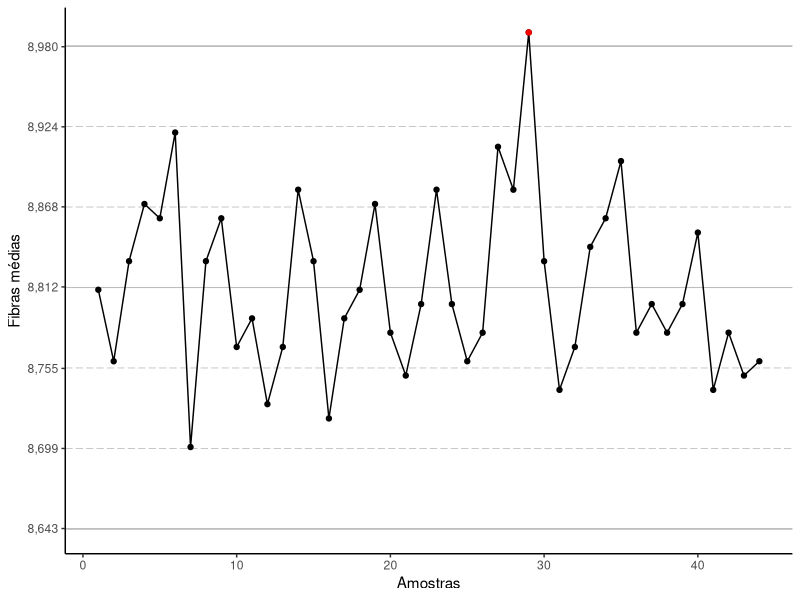
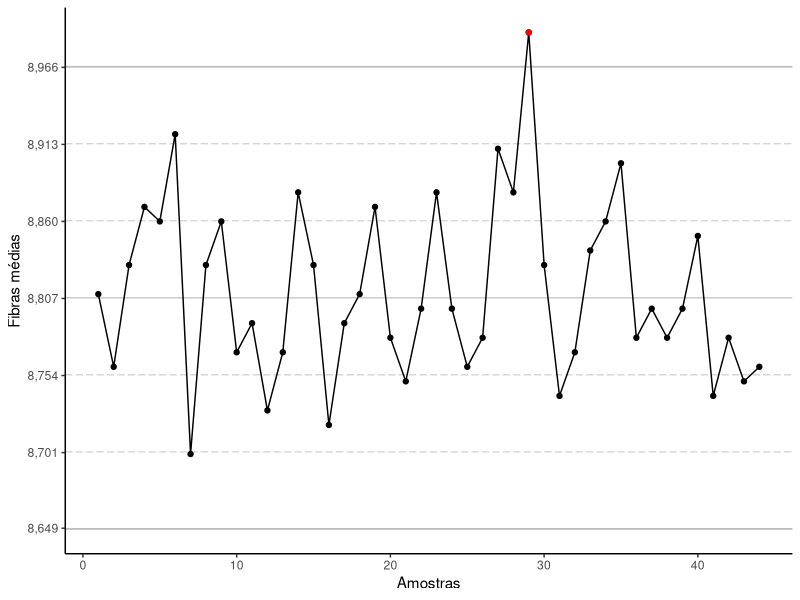
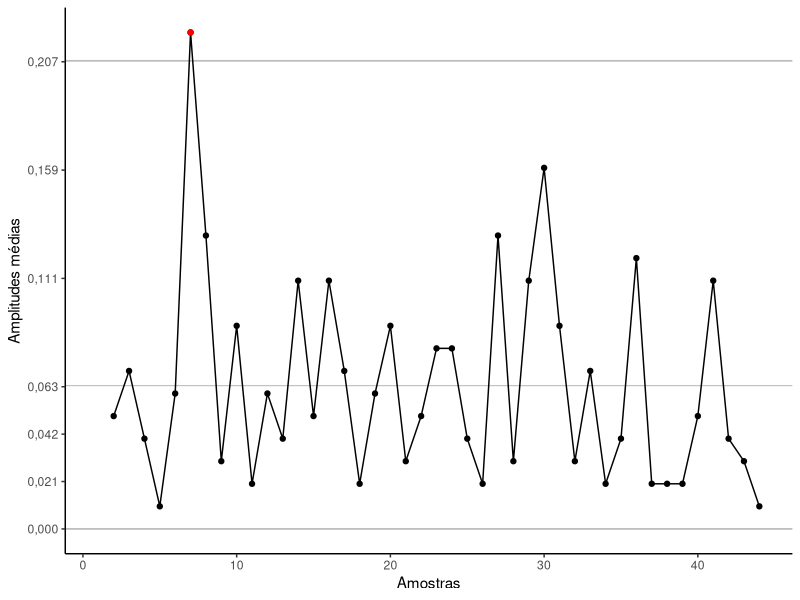
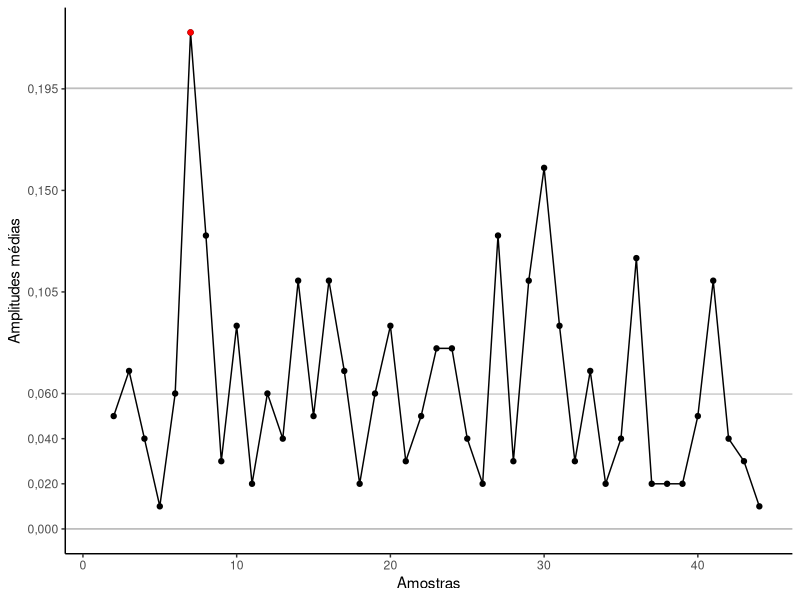
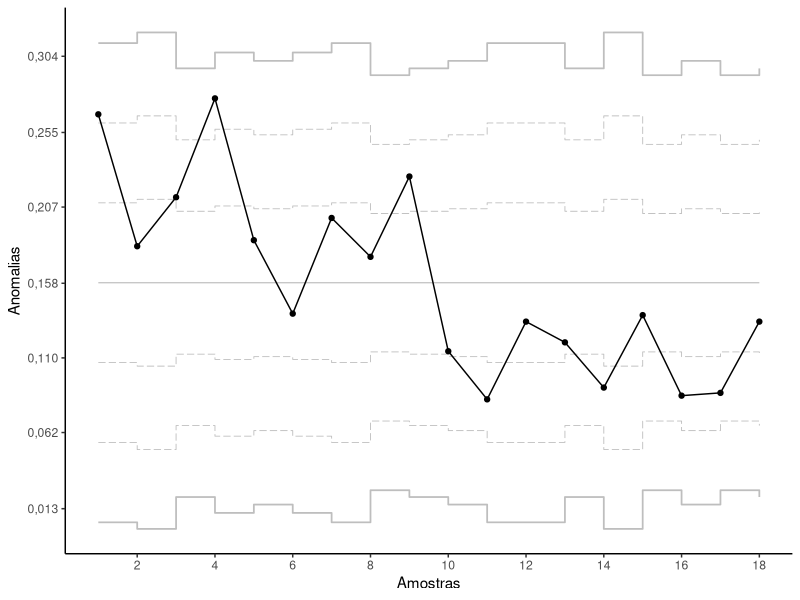
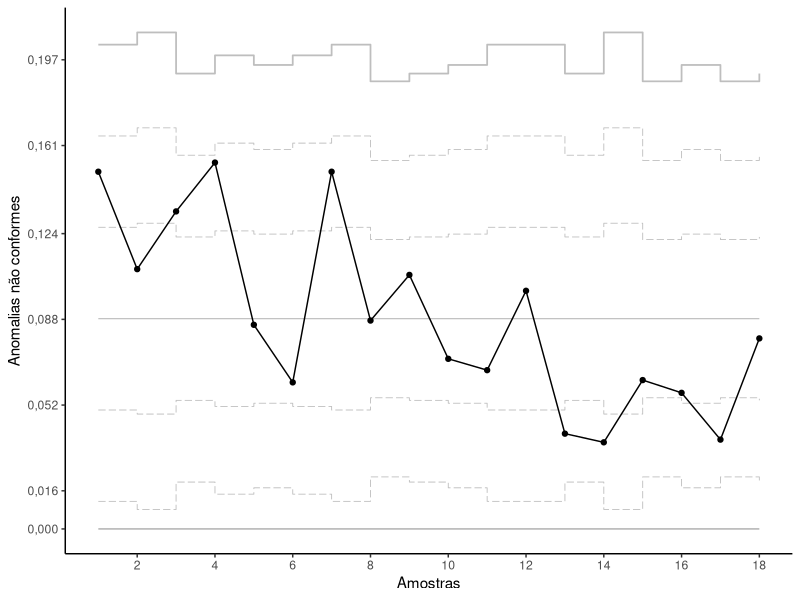

Write the R code that produced these figures, in order.
## ---- chunk 1

options(digits = 4)  
options(scipen = 999)
options(OutDec=",")
ggplot2::theme_set(ggplot2::theme_minimal())
knitr::opts_chunk$set(
  echo = F, message = F, warning = F, fig.pos = "H",
  fig.align = "center", fig.width = 6, fig.height = 3.5
)
scale_fill_discrete <- \(...) ggplot2::scale_fill_brewer(..., palette = "Set2")

library(tidyverse)

# Gráfico simples ----
g_controle<-function(vari,lsc,lic,lm,labx="Amostras",laby="Valor",limit=T){
  n<-1:length(vari)
  lic1 = (lm + (1/3*(lic-lm)))
  lic2 = (lm + (2/3*(lic-lm)))
  lsc1 = (lm + (1/3*(lsc-lm)))
  lsc2 = (lm + (2/3*(lsc-lm)))
  graf<-data.frame(vari,n,lsc,lic,lm,lic1,lic2,lsc1,lsc2)
  graf1<-graf |> 
    mutate(fora=case_when(
      vari >= lsc | vari<= lic ~ vari
    ))
  if(limit==T){
    g<-ggplot(graf1) +
      geom_hline(yintercept=lsc1,linetype="longdash",colour = "gray",size = 0.3,data = graf1)+
      geom_hline(yintercept=lic1,linetype="longdash",colour = "gray",size = 0.3,data = graf1)+
      geom_hline(yintercept=lsc2,linetype="longdash",colour = "gray",size = 0.3,data = graf1)+
      geom_hline(yintercept=lic2,linetype="longdash",colour = "gray",size = 0.3,data = graf1)+
      geom_hline(yintercept=lsc,size = 0.6,data = graf1,colour = "gray")+
      geom_hline(yintercept=lic,size = 0.6,data = graf1,colour = "gray")+
      geom_hline(yintercept=lm,size = 0.4,data = graf1,colour = "gray")+
      geom_line(aes(x = n, y = vari),size = 0.5, colour = "black")+
      geom_point(aes(x = n, y = vari),shape = "circle", size = 1.5L,colour = "black") +
      geom_point(aes(x = n, y = fora),shape = "circle", size = 1.5L,colour = "red") +
      labs(x = labx, y = laby) +
      scale_y_continuous(breaks = round(c(lsc,lic,lm,lic1,lic2,lsc1,lsc2),3),)+
      theme_classic()
  }else{
    g<-ggplot(graf1) +
      geom_hline(yintercept=lsc,size = 0.6,data = graf1,colour = "gray")+
      geom_hline(yintercept=lic,size = 0.6,data = graf1,colour = "gray")+
      geom_hline(yintercept=lm,size = 0.4,data = graf1,colour = "gray")+
      geom_line(aes(x = n, y = vari),size = 0.5, colour = "black")+
      geom_point(aes(x = n, y = vari),shape = "circle", size = 1.5L,colour = "black") +
      geom_point(aes(x = n, y = fora),shape = "circle", size = 1.5L,colour = "red") +
      labs(x = labx, y = laby) +
      scale_y_continuous(breaks = round(c(lsc,lic,lm,lic1,lic2,lsc1,lsc2),3),)+
      # annotate("label", x=c(0,0,0), y = c(lsc,lm,lic), label = c("LSC","LM","LIC"),hjust=c(0.2,0.2,0.2))+
      theme_classic()
  }
  return(g)
}

# Gráfico para amostras diferentes ----
g_controle2<-function(vari,lsc,lic,lm,labx="Amostras",laby="Valor",limit=T){
  n<-1:length(vari)
  lic1 = (lm + (1/3*(lic-lm)))
  lic2 = (lm + (2/3*(lic-lm)))
  lsc1 = (lm + (1/3*(lsc-lm)))
  lsc2 = (lm + (2/3*(lsc-lm)))
  lic1[lic1 < 0] <- 0
  lic2[lic2 < 0] <- 0
  lic[lic < 0] <- 0
  lsc1[lsc1 > 1] <- 1
  lsc2[lsc2 > 1] <- 1
  lsc[lsc > 1] <- 1
  graf<-data.frame(vari,n,lsc,lic,lm,lic1,lic2,lsc1,lsc2)
  graf1<-graf |> 
    mutate(fora=case_when(
      vari >= lsc | vari<= lic ~ vari
    ))
  if(limit==TRUE){
    g<-ggplot(graf1) +
      geom_step(aes(x = n, y = lsc1),linetype="longdash",colour = "gray",size = 0.3,data = graf1)+
      geom_step(aes(x = n, y = lic1),linetype="longdash",colour = "gray",size = 0.3,data = graf1)+
      geom_step(aes(x = n, y = lsc2),linetype="longdash",colour = "gray",size = 0.3,data = graf1)+
      geom_step(aes(x = n, y = lic2),linetype="longdash",colour = "gray",size = 0.3,data = graf1)+
      geom_step(aes(x = n, y = lsc),size = 0.6,data = graf1,colour = "gray")+
      geom_step(aes(x = n, y = lic),size = 0.6,data = graf1,colour = "gray")+
      geom_line(aes(x = n, y = lm),size = 0.4,data = graf1,colour = "gray")+
      geom_line(aes(x = n, y = vari),size = 0.5, colour = "black")+
      geom_point(aes(x = n, y = vari),shape = "circle", size = 1.5L,colour = "black") +
      geom_point(aes(x = n, y = fora),shape = "circle", size = 1.5L,colour = "red") +
      labs(x = labx, y = laby) +
      scale_y_continuous(breaks = round(c(mean(lsc),mean(lic),mean(lm),mean(lic1),mean(lic2),mean(lsc1),mean(lsc2)),3),)+
      scale_x_continuous(breaks = seq(0,100,2))+
      theme_classic()
  }else{
    g<-ggplot(graf1) +
      geom_step(aes(x = n, y = lsc),colour = "gray",size = 0.6,data = graf1)+
      geom_step(aes(x = n, y = lic),colour = "gray",size = 0.6,data = graf1)+
      geom_line(aes(x = n, y = lm),colour = "gray",size = 0.4,data = graf1)+
      geom_line(aes(x = n, y = vari),size = 0.5, colour = "black")+
      geom_point(aes(x = n, y = vari),shape = "circle", size = 1.5L,colour = "black") +
      geom_point(aes(x = n, y = fora),shape = "circle", size = 1.5L,colour = "red") +
      labs(x = labx, y = laby) +
      scale_y_continuous(breaks = round(c(mean(lsc),mean(lic),mean(lm),mean(lic1),mean(lic2),mean(lsc1),mean(lsc2)),3),)+
      # annotate("label", x=c(0,0,0), y = c(lsc,lm,lic), label = c("LSC","LM","LIC"),hjust=c(0.2,0.2,0.2))+
      scale_x_continuous(breaks = seq(0,100,2))+
      theme_classic()
  }
  return(g)
}
## ---- chunk 2
# Exercicio 1: -----------------------------------------------------------------
dados1<-data.frame(
  Fibra = c(8.81, 8.76, 8.83, 8.87, 8.86, 8.92, 8.70, 8.83, 8.86, 8.77, 8.79, 8.73, 
            8.77, 8.88, 8.83, 8.72, 8.79, 8.81, 8.87, 8.78, 8.75, 8.80, 8.88, 8.80,
            8.76, 8.78, 8.91, 8.88, 8.99, 8.83, 8.74, 8.77, 8.84, 8.86, 8.90, 8.78,
            8.80, 8.78, 8.80, 8.85, 8.74, 8.78, 8.75, 8.76)
         )
dados1$AM<-c(NA,abs(diff(dados1$Fibra)))
# Medias individuais
LM <- mean(dados1$Fibra)
LSC <- LM + (3*(mean(dados1$AM,na.rm = T)/1.128))
LIC <- LM - (3*(mean(dados1$AM,na.rm = T)/1.128))

g_controle(vari = dados1$Fibra,lsc = LSC,lic = LIC,lm = LM,laby = "Fibras médias",limit = T)
## ---- chunk 3
dados1$AM2<-c(NA,NA,abs(diff(dados1$Fibra[-29])))
# Medias individuais
LM <- mean(dados1$Fibra[-29])
LSC <- LM + (3*(mean(dados1$AM2,na.rm = T)/1.128))
LIC <- LM - (3*(mean(dados1$AM2,na.rm = T)/1.128))

g_controle(vari = dados1$Fibra,lsc = LSC,lic = LIC,lm = LM,laby = "Fibras médias",limit = T)
## ---- chunk 4
LM1<-mean(dados1$AM,na.rm = T)
LSC1<-3.267*LM1
LIC1<-0

g_controle(vari = dados1$AM,lsc = LSC1,lic = LIC1,lm = LM1,laby = "Amplitudes médias",limit = F)

sd<-sd(dados1$Fibra)
## ---- chunk 5

dadosAM<-dados1$AM[-7]
LM1<-mean(dadosAM,na.rm = T)
LSC1<-3.267*LM1
LIC1<-0

g_controle(vari = dados1$AM,lsc = LSC1,lic = LIC1,lm = LM1,laby = "Amplitudes médias",limit = F)

## ---- chunk 6
cp <- (9.0-8.6)/(6*sd) 
Cpk <- min(c(((9.0-LM)/(3*sd))),((LM-8.6)/(3*sd)))
## ---- chunk 7
# Exercicio 2: -----------------------------------------------------------------
dados2<-data.frame(
  Recepientes = c(60, 55, 75, 65, 70, 65, 60, 80, 75, 70, 60, 60, 75, 55, 80, 70, 80, 75),
  Anomalias = c(16, 10, 16, 18, 13, 9, 12, 14, 17, 8, 5, 8, 9, 5, 11, 6, 7, 10),
  Nao_conf = c(9, 6, 10, 10, 6, 4, 9, 7, 8, 5, 4, 6, 3, 2, 5, 4, 3, 6)
  )
## ---- chunk 8
dados2$prop1<-round(dados2$Anomalias/dados2$Recepientes,4)
dados2$prop2<-round(dados2$Nao_conf/dados2$Anomalias,4)
pm1<-mean(dados2$prop1)
pm2<-mean(dados2$prop2)
## ---- chunk 9
# Gráfico U
u <- dados2$Anomalias/dados2$Recepientes
UM <- mean(u)
me <- 3*sqrt((UM/dados2$Recepientes))
LSC <- UM + me
LIC <- UM - me

g_controle2(vari = u,lsc = LSC,lic = LIC,lm = UM,laby = "Anomalias",limit = T)


# # Grafico p
# me<- 3*sqrt((pm1*(1-pm1))/dados2$Recepientes)
# LSC <- pm1 + me
# LIC <- pm1 - me
# 
# g_controle2(vari = dados2$prop1,lsc = LSC,lic = LIC,lm = pm1,laby = "Proporções de Anomalias ",cal = "mean")

## ---- chunk 10
# Gráfico U
u <- dados2$Nao_conf/dados2$Recepientes
UM <- mean(u)
me <- 3*sqrt((UM/dados2$Recepientes))
LSC <- UM + me
LIC <- UM - me

g_controle2(vari = u,lsc = LSC,lic = LIC,lm = UM,laby = "Anomalias não conformes",limit = T)

# # Grafico p
# me<- 3*sqrt((pm2*(1-pm2))/dados2$Anomalias)
# LSC <- pm2 + me
# LIC <- pm2 - me
# 
# g_controle2(vari = dados2$prop2,lsc = LSC,lic = LIC,lm = pm2,laby = "Proporções de Anomalias (não conformes)",cal = "mean")

